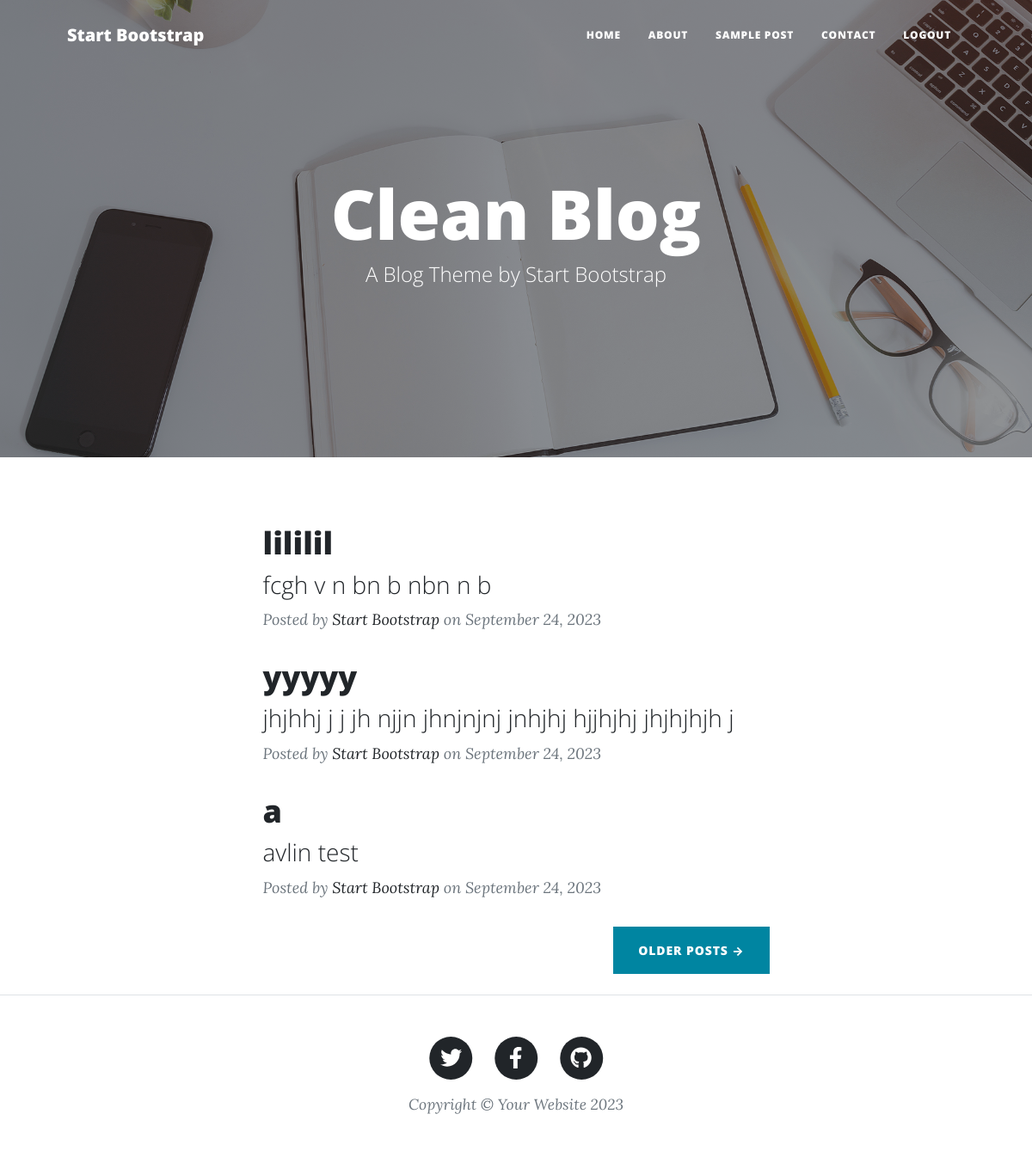
The app's page /index/ with its own data.
### shop/models.py (models this page shows, shortened)
class Post(models.Model):
    STATUS_CHOICES = (
        ('p', 'publish'),
        ('d', 'draft')
    )
    title = models.CharField(max_length=200)
    slug = models.SlugField(max_length=100, unique=True )
    description = models.TextField()
    thumbnail = models.ImageField(upload_to="image/")
    publish = models.DateTimeField(default=timezone.now)
    created = models.DateTimeField(auto_now_add=True)
    updated = models.DateTimeField(auto_now=True)
    status = models.CharField(max_length=1, choices=STATUS_CHOICES)

### shop/views.py (the view)
# urls.py: path('index/' , index , name="index"),
def index(request):
    post = Post.objects.filter(status='p').order_by('-publish')
    context = {
        'post': post
    }
    return render(request, 'shop/index.html', context)

### shop/templates/shop/index.html (shortened to what this page needs)
{% load static %}
<!DOCTYPE html>
<html lang="en">
    <head>
        <link href="{% static 'css/styles.css' %}" rel="stylesheet" />
    </head>
    <body>
        {% include './header.html' %}
        <header class="masthead" style="background-image: url('{% static  'assets/img/home-bg.jpg' %}')">
            <div class="container position-relative px-4 px-lg-5">
                <div class="row gx-4 gx-lg-5 justify-content-center">
                    <div class="col-md-10 col-lg-8 col-xl-7">
                        <div class="site-heading">
                            <h1>Clean Blog</h1>
                            <span class="subheading">A Blog Theme by Start Bootstrap</span>
                        </div>
                    </div>
                </div>
            </div>
        </header>
        <div class="container px-4 px-lg-5">
            <div class="row gx-4 gx-lg-5 justify-content-center">
                <div class="col-md-10 col-lg-8 col-xl-7">
                    {% for posts in post %}
                    <div class="post-preview">
                        <a href="{% url 'shop:singlePost' posts.slug %}">
                            <h2 class="post-title">{{ posts.title }}</h2>
                            <h3 class="post-subtitle">{{ posts.description }}</h3>
                        </a>
                        <p class="post-meta">
                            Posted by
                            <a href="#!">Start Bootstrap</a>
                            on September 24, 2023
                        </p>
                    </div>
                    {% endfor %}
                    <div class="d-flex justify-content-end mb-4"><a class="btn btn-primary text-uppercase" href="#!">Older Posts →</a></div>
                </div>
            </div>
        </div>
                       {% include './footer.html' %}
    </body>
</html>

### records on screen
Post: title "lililil", description "fcgh v n bn b nbn n b"
Post: title "yyyyy", description "jhjhhj j j jh njjn jhnjnjnj jnhjhj hjjhjhj jhjhjhjh j"
Post: title "a", description "avlin test"
